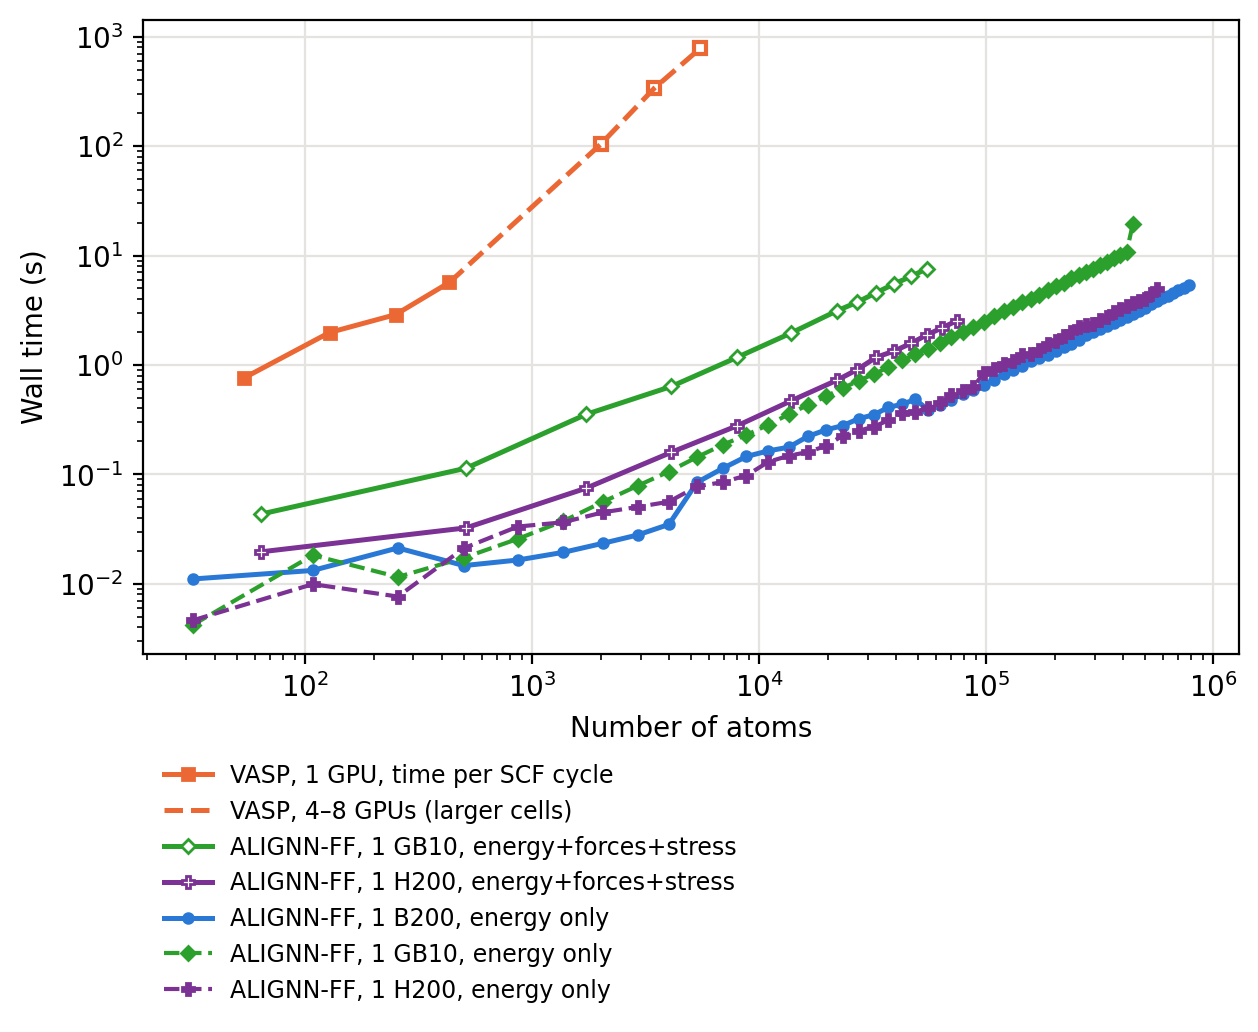

Recreate this plot in Python.
"""All seven scaling runs on one plot: VASP (1 GPU and 4-8 GPUs), ALIGNN-FF
energy only (B200, GB10, H200; B200 settings) and ALIGNN-FF energy+forces+stress
(GB10, H200).

Run from this directory: `python scaling_all.py`. Writes `scaling_all.png` from
the same data as scaling_overview.py and scaling_forces.py, with the same colours
and markers (energy only: filled markers, dashed for the GB10/H200 reruns;
energy+forces+stress: hollow markers, solid lines).
"""

import json
from pathlib import Path

import matplotlib.pyplot as plt
import numpy as np

HERE = Path(__file__).resolve().parent
ROOT = HERE.parent  # repository root (analysis/ sits at the top level)
B200 = ROOT / "b200"

# ALIGNN-FF: total time per energy evaluation (times_graph already includes nl)
d = np.load(B200 / "alignn_ff" / "scaling_alignn_v6.npz")
an = d["natoms"][1:].astype(float)  # drop N=4 (warm-up)
at = (d["times_graph"] + d["times_inference"])[1:]

# VASP: time per SCF cycle. 1-GPU runs exist only up to 432 atoms; the larger
# cells were run once each, on 4 GPUs (2,000 atoms) or 8 GPUs (3,456+).
m = json.load(open(B200 / "vasp_dft" / "analysis" / "metrics.json"))
one, big = {}, {}
for r in m["all_runs"]:
    if r["scf_done"]:
        n = 2 * r["n"] ** 3
        t = r["elapsed_s"] / r["scf_done"]
        if r["ngpu"] == 1:
            one[n] = t
        elif n > 432:  # larger than the 6x6x6 strong-scaling cell
            big[n] = t
v1n = np.array(sorted(one), dtype=float)
v1t = np.array([one[k] for k in sorted(one)])
vbn = np.array([v1n[-1]] + sorted(big), dtype=float)  # bridge from last 1-GPU point
vbt = np.array([v1t[-1]] + [big[k] for k in sorted(big)])

# The energy+forces+stress sweeps (GB10, H200) are plotted separately by
# scaling_forces.py.

# ALIGNN-FF with the B200 run's own settings (energy only, Cu, 12 neighbours,
# same checkpoint), rerun on the pure-PyTorch model; first row = warm-up, dropped
# as for the B200 series. The H200 file is added once its run has finished.
def load_b200set(gpu_dir):
    fs = sorted((ROOT / gpu_dir / "alignn_ff_b200settings").glob("scaling_alignn_pure_*.npz"))
    if not fs:
        return None
    z = np.load(fs[-1])
    return z["natoms"][1:].astype(float), (z["times_graph"] + z["times_inference"])[1:]
eg = load_b200set("gb10")
eh = load_b200set("h200")


def load_ff(path):
    r = json.load(open(path))["results"]
    return (np.array([x["natoms"] for x in r], float),
            np.array([x["t_median_s"] for x in r]))
gn, gt = load_ff(ROOT / "gb10" / "alignn_ff" / "bench_GB10_13474.json")
hn, ht = load_ff(ROOT / "h200" / "alignn_ff" / "bench_NVIDIA_H200_NVL_913733.json")

fig, ax = plt.subplots(figsize=(6.4, 5.4), dpi=200)
ax.loglog(v1n, v1t, "-s", ms=4.5, lw=1.8, color="#eb6834", label="VASP, 1 GPU, time per SCF cycle")
ax.loglog(vbn[1:], vbt[1:], "s", ms=4.5, mfc="white", mew=1.5, color="#eb6834")
ax.loglog(vbn, vbt, "--", lw=1.8, color="#eb6834", label="VASP, 4–8 GPUs (larger cells)")
ax.loglog(gn, gt, "-D", ms=3.5, lw=1.8, color="#2ca02c", mfc="white",
          label="ALIGNN-FF, 1 GB10, energy+forces+stress")
ax.loglog(hn, ht, "-P", ms=4, lw=1.8, color="#7b3294", mfc="white",
          label="ALIGNN-FF, 1 H200, energy+forces+stress")
ax.loglog(an, at, "-o", ms=3.5, lw=1.8, color="#2a78d6", label="ALIGNN-FF, 1 B200, energy only")
if eg is not None:
    ax.loglog(*eg, "--D", ms=3.5, lw=1.5, color="#2ca02c", label="ALIGNN-FF, 1 GB10, energy only")
if eh is not None:
    ax.loglog(*eh, "--P", ms=4, lw=1.5, color="#7b3294", label="ALIGNN-FF, 1 H200, energy only")
ax.set_xlabel("Number of atoms")
ax.set_ylabel("Wall time (s)")
ax.grid(True, which="major", color="#e4e3df")
ax.legend(loc="upper left", bbox_to_anchor=(0.0, -0.14), frameon=False, fontsize=8.5, ncol=1)
fig.tight_layout()
fig.savefig(HERE / "scaling_all.png", facecolor="white", bbox_inches="tight")
